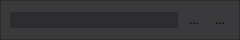
<?xml version="1.0" encoding="UTF-8"?>
<ui version="4.0">
 <class>SearchBox</class>
 <widget class="QWidget" name="SearchBox">
  <property name="geometry">
   <rect>
    <x>0</x>
    <y>0</y>
    <width>240</width>
    <height>40</height>
   </rect>
  </property>
  <property name="minimumSize">
   <size>
    <width>240</width>
    <height>40</height>
   </size>
  </property>
  <property name="maximumSize">
   <size>
    <width>240</width>
    <height>40</height>
   </size>
  </property>
  <property name="baseSize">
   <size>
    <width>240</width>
    <height>40</height>
   </size>
  </property>
  <property name="windowTitle">
   <string>Form</string>
  </property>
  <property name="styleSheet">
   <string notr="true"/>
  </property>
  <layout class="QGridLayout" name="gridLayout_2">
   <property name="leftMargin">
    <number>0</number>
   </property>
   <property name="topMargin">
    <number>0</number>
   </property>
   <property name="rightMargin">
    <number>0</number>
   </property>
   <property name="bottomMargin">
    <number>0</number>
   </property>
   <property name="spacing">
    <number>0</number>
   </property>
   <item row="0" column="0">
    <widget class="QFrame" name="frame">
     <property name="styleSheet">
      <string notr="true">background-color:rgb(58,58,60);</string>
     </property>
     <property name="frameShape">
      <enum>QFrame::StyledPanel</enum>
     </property>
     <property name="frameShadow">
      <enum>QFrame::Raised</enum>
     </property>
     <layout class="QGridLayout" name="gridLayout">
      <property name="leftMargin">
       <number>9</number>
      </property>
      <property name="topMargin">
       <number>9</number>
      </property>
      <property name="rightMargin">
       <number>9</number>
      </property>
      <property name="bottomMargin">
       <number>9</number>
      </property>
      <item row="0" column="0">
       <layout class="QHBoxLayout" name="horizontalLayout">
        <item>
         <widget class="QLineEdit" name="searchBar">
          <property name="styleSheet">
           <string notr="true">border:none;
background-color:rgb(45,45,48);
color:darkgray;</string>
          </property>
         </widget>
        </item>
        <item>
         <widget class="QToolButton" name="toolButton_2">
          <property name="minimumSize">
           <size>
            <width>20</width>
            <height>20</height>
           </size>
          </property>
          <property name="maximumSize">
           <size>
            <width>20</width>
            <height>20</height>
           </size>
          </property>
          <property name="baseSize">
           <size>
            <width>20</width>
            <height>20</height>
           </size>
          </property>
          <property name="styleSheet">
           <string notr="true">border:none;</string>
          </property>
          <property name="text">
           <string>...</string>
          </property>
          <property name="icon">
           <iconset resource="recources.qrc">
            <normaloff>:/icons/arrow.png</normaloff>:/icons/arrow.png</iconset>
          </property>
          <property name="iconSize">
           <size>
            <width>20</width>
            <height>20</height>
           </size>
          </property>
         </widget>
        </item>
        <item>
         <widget class="QToolButton" name="toolButton">
          <property name="minimumSize">
           <size>
            <width>20</width>
            <height>20</height>
           </size>
          </property>
          <property name="maximumSize">
           <size>
            <width>20</width>
            <height>20</height>
           </size>
          </property>
          <property name="baseSize">
           <size>
            <width>20</width>
            <height>20</height>
           </size>
          </property>
          <property name="styleSheet">
           <string notr="true">border:none;</string>
          </property>
          <property name="text">
           <string>...</string>
          </property>
          <property name="icon">
           <iconset resource="recources.qrc">
            <normaloff>:/icons/close.png</normaloff>:/icons/close.png</iconset>
          </property>
          <property name="iconSize">
           <size>
            <width>20</width>
            <height>20</height>
           </size>
          </property>
         </widget>
        </item>
       </layout>
      </item>
     </layout>
    </widget>
   </item>
  </layout>
 </widget>
 <resources>
  <include location="recources.qrc"/>
 </resources>
 <connections/>
</ui>
